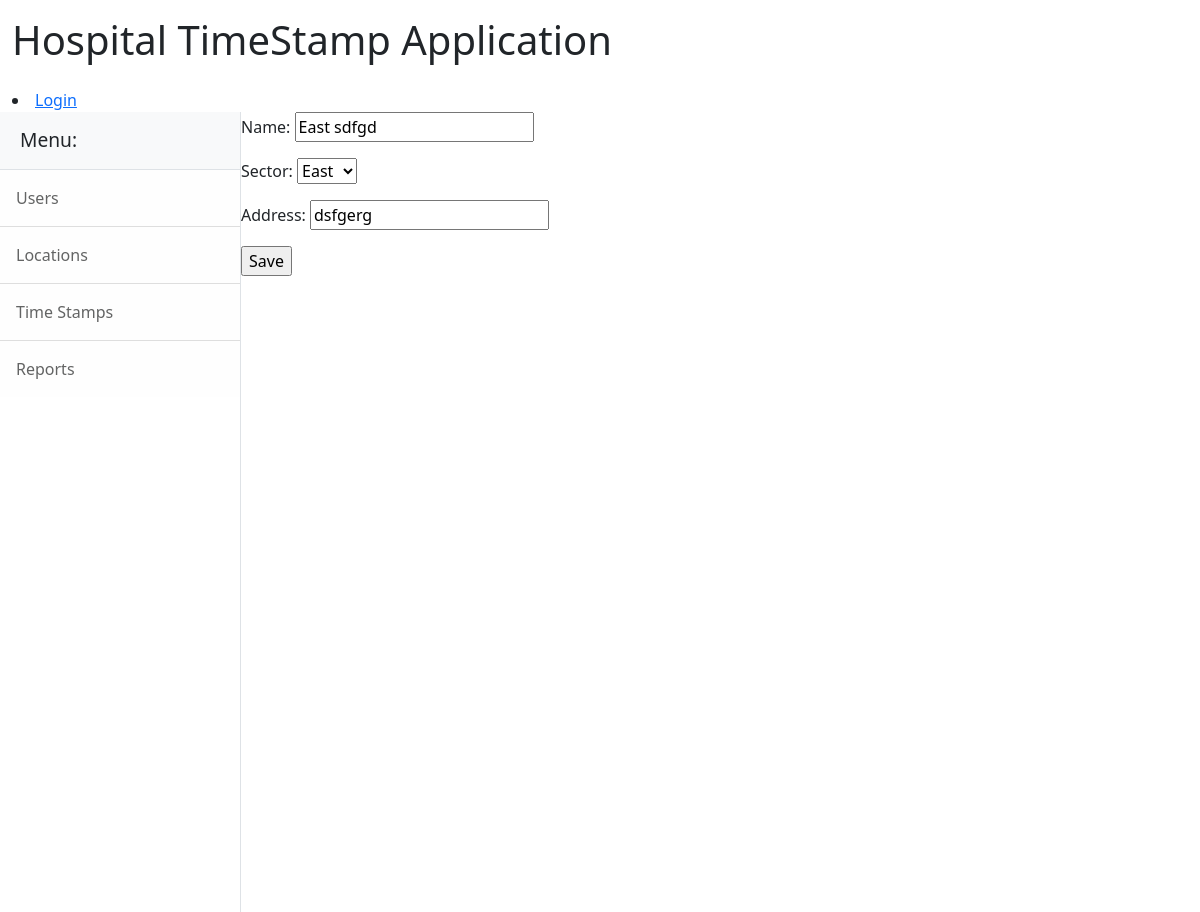
Screenshot of /core/2/update_location/ with the database file from the repository.
### core/models.py (models this page shows, shortened)
class Location(models.Model):
    SECTOR_CHOICES = (('E', 'East'), ('W', 'West'))
    name = models.CharField(max_length=50, null= False)
    sector = models.CharField(choices = SECTOR_CHOICES, max_length = 4,default = 'East')
    address = models.CharField(max_length=150, null=True)

### core/views.py (the view)
# urls.py: path('<int:pk>/update_location/', LocationUpdate.as_view(), name='update_location' ),
class LocationUpdate(UpdateView):
    model = Location
    form_class = LocationForm
    template_name = 'update_location.html'
    success_url = reverse_lazy('core:locations')

### core/forms.py
class LocationForm(forms.ModelForm):
    class Meta:
        model = Location
        fields = '__all__'

### core/templates/update_location.html (shortened to what this page needs)
{% extends 'main.html'%}
{% block content %}
<form method="post">
    {{ form.as_p }}
    <input type="submit" value="Save">
</form>
{% endblock content %}

### rows the page displays
Location: name "East sdfgd", sector "East", address "dsfgerg"
